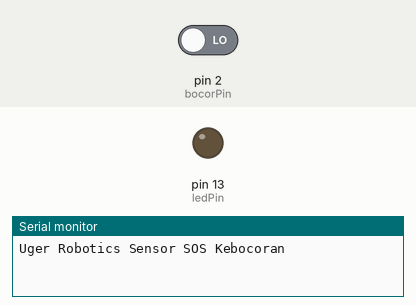
Bench run of a sketch on a simulated Arduino Uno, built with avr-gcc and run on an emulated ATmega328P. Parts: output pins drawn as LEDs (lit = HIGH), the last lines printed to the serial monitor. The inputs (shaded band) are chosen by the test bench; at power-on: pin 2 (bocorPin) LOW.

Above: at 1.2 s.
1.3 s: pin 2 (bocorPin) driven HIGH
At 2.2 s:
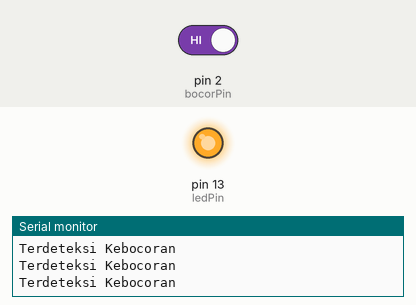
2.8 s: pin 2 (bocorPin) driven LOW
At 3.7 s:
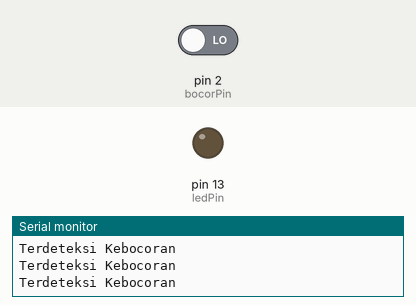
Timing chart, 0 to 5.8 s (numbered marks = the images above; inputs shaded):
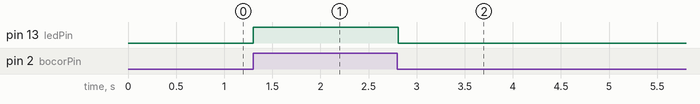

Measured:
- after the input at 1.3 s, pin 13 (ledPin): LOW → HIGH at once
- after the input at 2.8 s, pin 13 (ledPin): HIGH → LOW at once

The sketch:

uger_sensor_kebocoran.ino
```cpp
// C++ code
//
int ledPin = 13; // LED
int bocorPin = 2; // Pin sinyal bocoe
int bocor = 0;     // 0 = Kering, 1 = Bocor

void setup()
{
  pinMode(ledPin, OUTPUT);
  pinMode(bocorPin, INPUT);
  Serial.begin(9600);
  Serial.println("Uger Robotics Sensor SOS Kebocoran");
}

void loop()
{
  bocor = digitalRead(bocorPin); //Membaca sensor bocor
  digitalWrite(ledPin, bocor);	//LED menyala kondisi bocor


  if(bocor == 1){
    Serial.println("Terdeteksi Kebocoran");
  }
}
```
